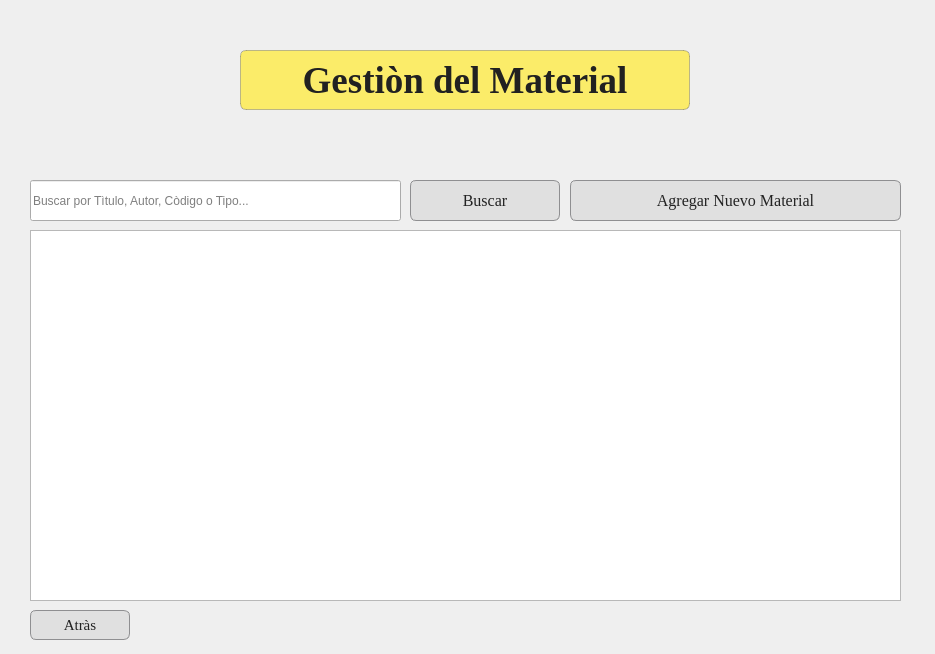
<?xml version="1.0" encoding="UTF-8"?>
<ui version="4.0">
 <class>MainWindow</class>
 <widget class="QMainWindow" name="MainWindow">
  <property name="geometry">
   <rect>
    <x>0</x>
    <y>0</y>
    <width>935</width>
    <height>654</height>
   </rect>
  </property>
  <property name="windowTitle">
   <string>Gestor de Biblioteca</string>
  </property>
  <property name="styleSheet">
   <string notr="true">QPushButton {
    qproperty-flat: false;                 /* evita aspecto plano/transparente */
    qproperty-autoFillBackground: true;    /* fuerza pintado del fondo */
    background-color: #e0e0e0;             /* poné el color que quieras */
    color: #222;
    border: 1px solid #8f8f91;
    border-radius: 6px;
    padding: 6px 12px;
}
QPushButton:hover { background-color: #dcdcdc; }
QPushButton:pressed, QPushButton:checked { background-color: #c8c8c8; }</string>
  </property>
  <widget class="QWidget" name="centralwidget">
   <property name="styleSheet">
    <string notr="true">#centralwidget {
    border-image: url(:/img/fondo.png) 0 0 0 0 stretch stretch;
}
#centralwidget QLabel {
    color: #00ff00;            /* elegí el color */
}
#centralwidget QLabel {
    background-color: rgba(255, 235, 59, 190); /* #FFEB3B con ~75% opacidad */
    color: #212121;                            /* texto oscuro para contraste */
    border: 1px solid rgba(0,0,0,60);
    border-radius: 6px;
    padding: 2px 6px;
}</string>
   </property>
   <widget class="QStackedWidget" name="stackedWidget">
    <property name="geometry">
     <rect>
      <x>20</x>
      <y>10</y>
      <width>911</width>
      <height>641</height>
     </rect>
    </property>
    <property name="currentIndex">
     <number>5</number>
    </property>
    <widget class="QWidget" name="menu_principal">
     <widget class="QPushButton" name="botonUsuarios">
      <property name="geometry">
       <rect>
        <x>200</x>
        <y>410</y>
        <width>100</width>
        <height>100</height>
       </rect>
      </property>
      <property name="font">
       <font>
        <family>Times New Roman</family>
        <pointsize>11</pointsize>
        <bold>false</bold>
       </font>
      </property>
      <property name="text">
       <string>Usuarios</string>
      </property>
     </widget>
     <widget class="QLabel" name="label_5">
      <property name="geometry">
       <rect>
        <x>360</x>
        <y>150</y>
        <width>181</width>
        <height>55</height>
       </rect>
      </property>
      <property name="font">
       <font>
        <family>Times New Roman</family>
        <pointsize>14</pointsize>
        <bold>true</bold>
       </font>
      </property>
      <property name="text">
       <string>Total de Revistas</string>
      </property>
      <property name="alignment">
       <set>Qt::AlignmentFlag::AlignCenter</set>
      </property>
     </widget>
     <widget class="QLabel" name="totalLibros">
      <property name="geometry">
       <rect>
        <x>150</x>
        <y>210</y>
        <width>80</width>
        <height>40</height>
       </rect>
      </property>
      <property name="font">
       <font>
        <family>Times New Roman</family>
        <pointsize>12</pointsize>
       </font>
      </property>
      <property name="text">
       <string/>
      </property>
      <property name="alignment">
       <set>Qt::AlignmentFlag::AlignCenter</set>
      </property>
     </widget>
     <widget class="QLabel" name="usuariosRegistrados">
      <property name="geometry">
       <rect>
        <x>560</x>
        <y>470</y>
        <width>80</width>
        <height>40</height>
       </rect>
      </property>
      <property name="font">
       <font>
        <family>Times New Roman</family>
        <pointsize>13</pointsize>
       </font>
      </property>
      <property name="text">
       <string/>
      </property>
      <property name="alignment">
       <set>Qt::AlignmentFlag::AlignCenter</set>
      </property>
     </widget>
     <widget class="QLabel" name="label_2">
      <property name="geometry">
       <rect>
        <x>90</x>
        <y>260</y>
        <width>200</width>
        <height>55</height>
       </rect>
      </property>
      <property name="font">
       <font>
        <family>Times New Roman</family>
        <pointsize>14</pointsize>
        <bold>true</bold>
       </font>
      </property>
      <property name="text">
       <string>Libros Prestados</string>
      </property>
      <property name="alignment">
       <set>Qt::AlignmentFlag::AlignCenter</set>
      </property>
     </widget>
     <widget class="QLabel" name="revistasPrestadas">
      <property name="geometry">
       <rect>
        <x>410</x>
        <y>320</y>
        <width>80</width>
        <height>40</height>
       </rect>
      </property>
      <property name="font">
       <font>
        <family>Times New Roman</family>
        <pointsize>12</pointsize>
       </font>
      </property>
      <property name="text">
       <string/>
      </property>
      <property name="alignment">
       <set>Qt::AlignmentFlag::AlignCenter</set>
      </property>
     </widget>
     <widget class="QLabel" name="label_6">
      <property name="geometry">
       <rect>
        <x>610</x>
        <y>260</y>
        <width>200</width>
        <height>55</height>
       </rect>
      </property>
      <property name="font">
       <font>
        <family>Times New Roman</family>
        <pointsize>14</pointsize>
        <bold>true</bold>
       </font>
      </property>
      <property name="text">
       <string>Tesis Prestadas</string>
      </property>
      <property name="alignment">
       <set>Qt::AlignmentFlag::AlignCenter</set>
      </property>
     </widget>
     <widget class="QLabel" name="totalTesis">
      <property name="geometry">
       <rect>
        <x>670</x>
        <y>210</y>
        <width>80</width>
        <height>40</height>
       </rect>
      </property>
      <property name="font">
       <font>
        <family>Times New Roman</family>
        <pointsize>12</pointsize>
       </font>
      </property>
      <property name="text">
       <string/>
      </property>
      <property name="alignment">
       <set>Qt::AlignmentFlag::AlignCenter</set>
      </property>
     </widget>
     <widget class="QLabel" name="tesisPrestadas">
      <property name="geometry">
       <rect>
        <x>670</x>
        <y>320</y>
        <width>80</width>
        <height>40</height>
       </rect>
      </property>
      <property name="font">
       <font>
        <family>Times New Roman</family>
        <pointsize>12</pointsize>
       </font>
      </property>
      <property name="text">
       <string/>
      </property>
      <property name="alignment">
       <set>Qt::AlignmentFlag::AlignCenter</set>
      </property>
     </widget>
     <widget class="QLabel" name="totalRevistas">
      <property name="geometry">
       <rect>
        <x>410</x>
        <y>210</y>
        <width>80</width>
        <height>40</height>
       </rect>
      </property>
      <property name="font">
       <font>
        <family>Times New Roman</family>
        <pointsize>12</pointsize>
       </font>
      </property>
      <property name="text">
       <string/>
      </property>
      <property name="alignment">
       <set>Qt::AlignmentFlag::AlignCenter</set>
      </property>
     </widget>
     <widget class="QPushButton" name="botonMaterial">
      <property name="geometry">
       <rect>
        <x>80</x>
        <y>410</y>
        <width>100</width>
        <height>100</height>
       </rect>
      </property>
      <property name="font">
       <font>
        <family>Times New Roman</family>
        <pointsize>11</pointsize>
        <bold>false</bold>
       </font>
      </property>
      <property name="autoFillBackground">
       <bool>false</bool>
      </property>
      <property name="text">
       <string>Material</string>
      </property>
      <property name="shortcut">
       <string/>
      </property>
      <property name="flat">
       <bool>false</bool>
      </property>
     </widget>
     <widget class="QLabel" name="label_4">
      <property name="geometry">
       <rect>
        <x>350</x>
        <y>260</y>
        <width>200</width>
        <height>55</height>
       </rect>
      </property>
      <property name="font">
       <font>
        <family>Times New Roman</family>
        <pointsize>14</pointsize>
        <bold>true</bold>
       </font>
      </property>
      <property name="text">
       <string>Revistas Prestadas</string>
      </property>
      <property name="alignment">
       <set>Qt::AlignmentFlag::AlignCenter</set>
      </property>
     </widget>
     <widget class="QLabel" name="label_3">
      <property name="geometry">
       <rect>
        <x>470</x>
        <y>410</y>
        <width>251</width>
        <height>51</height>
       </rect>
      </property>
      <property name="font">
       <font>
        <family>Times New Roman</family>
        <pointsize>15</pointsize>
        <bold>true</bold>
       </font>
      </property>
      <property name="text">
       <string>Usuarios Registrados</string>
      </property>
      <property name="alignment">
       <set>Qt::AlignmentFlag::AlignCenter</set>
      </property>
     </widget>
     <widget class="QLabel" name="librosPrestados">
      <property name="geometry">
       <rect>
        <x>150</x>
        <y>320</y>
        <width>80</width>
        <height>40</height>
       </rect>
      </property>
      <property name="font">
       <font>
        <family>Times New Roman</family>
        <pointsize>12</pointsize>
       </font>
      </property>
      <property name="text">
       <string/>
      </property>
      <property name="alignment">
       <set>Qt::AlignmentFlag::AlignCenter</set>
      </property>
     </widget>
     <widget class="QLabel" name="label">
      <property name="geometry">
       <rect>
        <x>100</x>
        <y>150</y>
        <width>181</width>
        <height>55</height>
       </rect>
      </property>
      <property name="font">
       <font>
        <family>Times New Roman</family>
        <pointsize>14</pointsize>
        <bold>true</bold>
       </font>
      </property>
      <property name="styleSheet">
       <string notr="true"/>
      </property>
      <property name="text">
       <string>Total de Libros</string>
      </property>
      <property name="alignment">
       <set>Qt::AlignmentFlag::AlignCenter</set>
      </property>
     </widget>
     <widget class="QLabel" name="label_7">
      <property name="geometry">
       <rect>
        <x>620</x>
        <y>150</y>
        <width>181</width>
        <height>55</height>
       </rect>
      </property>
      <property name="font">
       <font>
        <family>Times New Roman</family>
        <pointsize>14</pointsize>
        <bold>true</bold>
       </font>
      </property>
      <property name="text">
       <string>Total de Tesis</string>
      </property>
      <property name="alignment">
       <set>Qt::AlignmentFlag::AlignCenter</set>
      </property>
     </widget>
    </widget>
    <widget class="QWidget" name="nuevo_material">
     <widget class="QPushButton" name="pushButton_2">
      <property name="geometry">
       <rect>
        <x>10</x>
        <y>600</y>
        <width>100</width>
        <height>30</height>
       </rect>
      </property>
      <property name="maximumSize">
       <size>
        <width>160</width>
        <height>160</height>
       </size>
      </property>
      <property name="font">
       <font>
        <family>Times New Roman</family>
        <pointsize>11</pointsize>
       </font>
      </property>
      <property name="text">
       <string>Atràs</string>
      </property>
     </widget>
     <widget class="QPushButton" name="pushButton_3">
      <property name="geometry">
       <rect>
        <x>130</x>
        <y>600</y>
        <width>150</width>
        <height>30</height>
       </rect>
      </property>
      <property name="maximumSize">
       <size>
        <width>160</width>
        <height>160</height>
       </size>
      </property>
      <property name="font">
       <font>
        <family>Times New Roman</family>
        <pointsize>11</pointsize>
       </font>
      </property>
      <property name="text">
       <string>Menù Principal</string>
      </property>
     </widget>
     <widget class="QLabel" name="label_9">
      <property name="geometry">
       <rect>
        <x>220</x>
        <y>40</y>
        <width>450</width>
        <height>60</height>
       </rect>
      </property>
      <property name="font">
       <font>
        <family>Times New Roman</family>
        <pointsize>28</pointsize>
        <bold>true</bold>
       </font>
      </property>
      <property name="text">
       <string>Agregar Material</string>
      </property>
      <property name="alignment">
       <set>Qt::AlignmentFlag::AlignCenter</set>
      </property>
     </widget>
     <widget class="QLineEdit" name="titulo">
      <property name="geometry">
       <rect>
        <x>30</x>
        <y>170</y>
        <width>250</width>
        <height>41</height>
       </rect>
      </property>
      <property name="inputMask">
       <string/>
      </property>
      <property name="text">
       <string/>
      </property>
      <property name="placeholderText">
       <string>Escribir titulo...</string>
      </property>
      <property name="clearButtonEnabled">
       <bool>true</bool>
      </property>
     </widget>
     <widget class="QLineEdit" name="lineEdit_3">
      <property name="geometry">
       <rect>
        <x>30</x>
        <y>230</y>
        <width>250</width>
        <height>41</height>
       </rect>
      </property>
      <property name="inputMask">
       <string/>
      </property>
      <property name="text">
       <string/>
      </property>
      <property name="placeholderText">
       <string>Escribir editorial...</string>
      </property>
      <property name="clearButtonEnabled">
       <bool>true</bool>
      </property>
     </widget>
     <widget class="QLineEdit" name="lineEdit_4">
      <property name="geometry">
       <rect>
        <x>30</x>
        <y>290</y>
        <width>250</width>
        <height>41</height>
       </rect>
      </property>
      <property name="inputMask">
       <string/>
      </property>
      <property name="text">
       <string/>
      </property>
      <property name="placeholderText">
       <string>Escribir año...</string>
      </property>
      <property name="clearButtonEnabled">
       <bool>true</bool>
      </property>
     </widget>
     <widget class="QLineEdit" name="lineEdit_5">
      <property name="geometry">
       <rect>
        <x>30</x>
        <y>350</y>
        <width>250</width>
        <height>41</height>
       </rect>
      </property>
      <property name="inputMask">
       <string/>
      </property>
      <property name="text">
       <string/>
      </property>
      <property name="placeholderText">
       <string>Escribir nombre del Autor...</string>
      </property>
      <property name="clearButtonEnabled">
       <bool>true</bool>
      </property>
     </widget>
     <widget class="QLineEdit" name="lineEdit_6">
      <property name="geometry">
       <rect>
        <x>30</x>
        <y>410</y>
        <width>250</width>
        <height>41</height>
       </rect>
      </property>
      <property name="inputMask">
       <string/>
      </property>
      <property name="text">
       <string/>
      </property>
      <property name="placeholderText">
       <string>Escribir apellido del Autor...</string>
      </property>
      <property name="clearButtonEnabled">
       <bool>true</bool>
      </property>
     </widget>
     <widget class="QLineEdit" name="lineEdit_7">
      <property name="geometry">
       <rect>
        <x>30</x>
        <y>470</y>
        <width>250</width>
        <height>41</height>
       </rect>
      </property>
      <property name="inputMask">
       <string/>
      </property>
      <property name="text">
       <string/>
      </property>
      <property name="placeholderText">
       <string>Escribir género...</string>
      </property>
      <property name="clearButtonEnabled">
       <bool>true</bool>
      </property>
     </widget>
    </widget>
    <widget class="QWidget" name="usuario">
     <widget class="QPushButton" name="botonNuevoMaterial_2">
      <property name="geometry">
       <rect>
        <x>570</x>
        <y>170</y>
        <width>331</width>
        <height>41</height>
       </rect>
      </property>
      <property name="font">
       <font>
        <family>Times New Roman</family>
        <pointsize>12</pointsize>
       </font>
      </property>
      <property name="text">
       <string>Agregar Nuevo Usuario</string>
      </property>
     </widget>
     <widget class="QLineEdit" name="lineEdit_2">
      <property name="geometry">
       <rect>
        <x>30</x>
        <y>170</y>
        <width>371</width>
        <height>41</height>
       </rect>
      </property>
      <property name="inputMask">
       <string/>
      </property>
      <property name="text">
       <string/>
      </property>
      <property name="placeholderText">
       <string>Buscar por Tìtulo, Autor, Còdigo o Tipo...</string>
      </property>
      <property name="clearButtonEnabled">
       <bool>true</bool>
      </property>
     </widget>
     <widget class="QPushButton" name="botonUsuarios_3">
      <property name="geometry">
       <rect>
        <x>410</x>
        <y>170</y>
        <width>150</width>
        <height>41</height>
       </rect>
      </property>
      <property name="font">
       <font>
        <family>Times New Roman</family>
        <pointsize>12</pointsize>
       </font>
      </property>
      <property name="text">
       <string>Buscar</string>
      </property>
     </widget>
     <widget class="QLabel" name="label_10">
      <property name="geometry">
       <rect>
        <x>220</x>
        <y>40</y>
        <width>450</width>
        <height>60</height>
       </rect>
      </property>
      <property name="font">
       <font>
        <family>Times New Roman</family>
        <pointsize>28</pointsize>
        <bold>true</bold>
       </font>
      </property>
      <property name="text">
       <string>Gestiòn de Usuarios</string>
      </property>
      <property name="alignment">
       <set>Qt::AlignmentFlag::AlignCenter</set>
      </property>
     </widget>
     <widget class="QTableView" name="tabla_material_2">
      <property name="geometry">
       <rect>
        <x>30</x>
        <y>220</y>
        <width>869</width>
        <height>369</height>
       </rect>
      </property>
     </widget>
     <widget class="QPushButton" name="pushButton_4">
      <property name="geometry">
       <rect>
        <x>30</x>
        <y>600</y>
        <width>100</width>
        <height>30</height>
       </rect>
      </property>
      <property name="maximumSize">
       <size>
        <width>160</width>
        <height>160</height>
       </size>
      </property>
      <property name="font">
       <font>
        <family>Times New Roman</family>
        <pointsize>11</pointsize>
       </font>
      </property>
      <property name="text">
       <string>Atràs</string>
      </property>
     </widget>
    </widget>
    <widget class="QWidget" name="page_2"/>
    <widget class="QWidget" name="nuevo_usuario">
     <widget class="QLabel" name="label_11">
      <property name="geometry">
       <rect>
        <x>220</x>
        <y>40</y>
        <width>450</width>
        <height>60</height>
       </rect>
      </property>
      <property name="font">
       <font>
        <family>Times New Roman</family>
        <pointsize>28</pointsize>
        <bold>true</bold>
       </font>
      </property>
      <property name="text">
       <string>Agregar Usuario</string>
      </property>
      <property name="alignment">
       <set>Qt::AlignmentFlag::AlignCenter</set>
      </property>
     </widget>
     <widget class="QPushButton" name="pushButton_5">
      <property name="geometry">
       <rect>
        <x>130</x>
        <y>600</y>
        <width>150</width>
        <height>30</height>
       </rect>
      </property>
      <property name="maximumSize">
       <size>
        <width>160</width>
        <height>160</height>
       </size>
      </property>
      <property name="font">
       <font>
        <family>Times New Roman</family>
        <pointsize>11</pointsize>
       </font>
      </property>
      <property name="text">
       <string>Menù Principal</string>
      </property>
     </widget>
     <widget class="QPushButton" name="pushButton_6">
      <property name="geometry">
       <rect>
        <x>10</x>
        <y>600</y>
        <width>100</width>
        <height>30</height>
       </rect>
      </property>
      <property name="maximumSize">
       <size>
        <width>160</width>
        <height>160</height>
       </size>
      </property>
      <property name="font">
       <font>
        <family>Times New Roman</family>
        <pointsize>11</pointsize>
       </font>
      </property>
      <property name="text">
       <string>Atràs</string>
      </property>
     </widget>
    </widget>
    <widget class="QWidget" name="material">
     <widget class="QPushButton" name="pushButton">
      <property name="geometry">
       <rect>
        <x>10</x>
        <y>600</y>
        <width>100</width>
        <height>30</height>
       </rect>
      </property>
      <property name="maximumSize">
       <size>
        <width>160</width>
        <height>160</height>
       </size>
      </property>
      <property name="font">
       <font>
        <family>Times New Roman</family>
        <pointsize>11</pointsize>
       </font>
      </property>
      <property name="text">
       <string>Atràs</string>
      </property>
     </widget>
     <widget class="QWidget" name="verticalLayoutWidget">
      <property name="geometry">
       <rect>
        <x>10</x>
        <y>220</y>
        <width>871</width>
        <height>371</height>
       </rect>
      </property>
      <layout class="QVBoxLayout" name="verticalLayout">
       <item>
        <widget class="QTableView" name="tabla_material"/>
       </item>
      </layout>
     </widget>
     <widget class="QLabel" name="label_8">
      <property name="geometry">
       <rect>
        <x>220</x>
        <y>40</y>
        <width>450</width>
        <height>60</height>
       </rect>
      </property>
      <property name="font">
       <font>
        <family>Times New Roman</family>
        <pointsize>28</pointsize>
        <bold>true</bold>
       </font>
      </property>
      <property name="text">
       <string>Gestiòn del Material</string>
      </property>
      <property name="alignment">
       <set>Qt::AlignmentFlag::AlignCenter</set>
      </property>
     </widget>
     <widget class="QLineEdit" name="lineEdit">
      <property name="geometry">
       <rect>
        <x>10</x>
        <y>170</y>
        <width>371</width>
        <height>41</height>
       </rect>
      </property>
      <property name="inputMask">
       <string/>
      </property>
      <property name="text">
       <string/>
      </property>
      <property name="placeholderText">
       <string>Buscar por Tìtulo, Autor, Còdigo o Tipo...</string>
      </property>
      <property name="clearButtonEnabled">
       <bool>true</bool>
      </property>
     </widget>
     <widget class="QPushButton" name="botonUsuarios_2">
      <property name="geometry">
       <rect>
        <x>390</x>
        <y>170</y>
        <width>150</width>
        <height>41</height>
       </rect>
      </property>
      <property name="font">
       <font>
        <family>Times New Roman</family>
        <pointsize>12</pointsize>
       </font>
      </property>
      <property name="text">
       <string>Buscar</string>
      </property>
     </widget>
     <widget class="QPushButton" name="botonNuevoMaterial">
      <property name="geometry">
       <rect>
        <x>550</x>
        <y>170</y>
        <width>331</width>
        <height>41</height>
       </rect>
      </property>
      <property name="font">
       <font>
        <family>Times New Roman</family>
        <pointsize>12</pointsize>
       </font>
      </property>
      <property name="text">
       <string>Agregar Nuevo Material</string>
      </property>
     </widget>
    </widget>
   </widget>
  </widget>
 </widget>
 <resources/>
 <connections/>
</ui>
